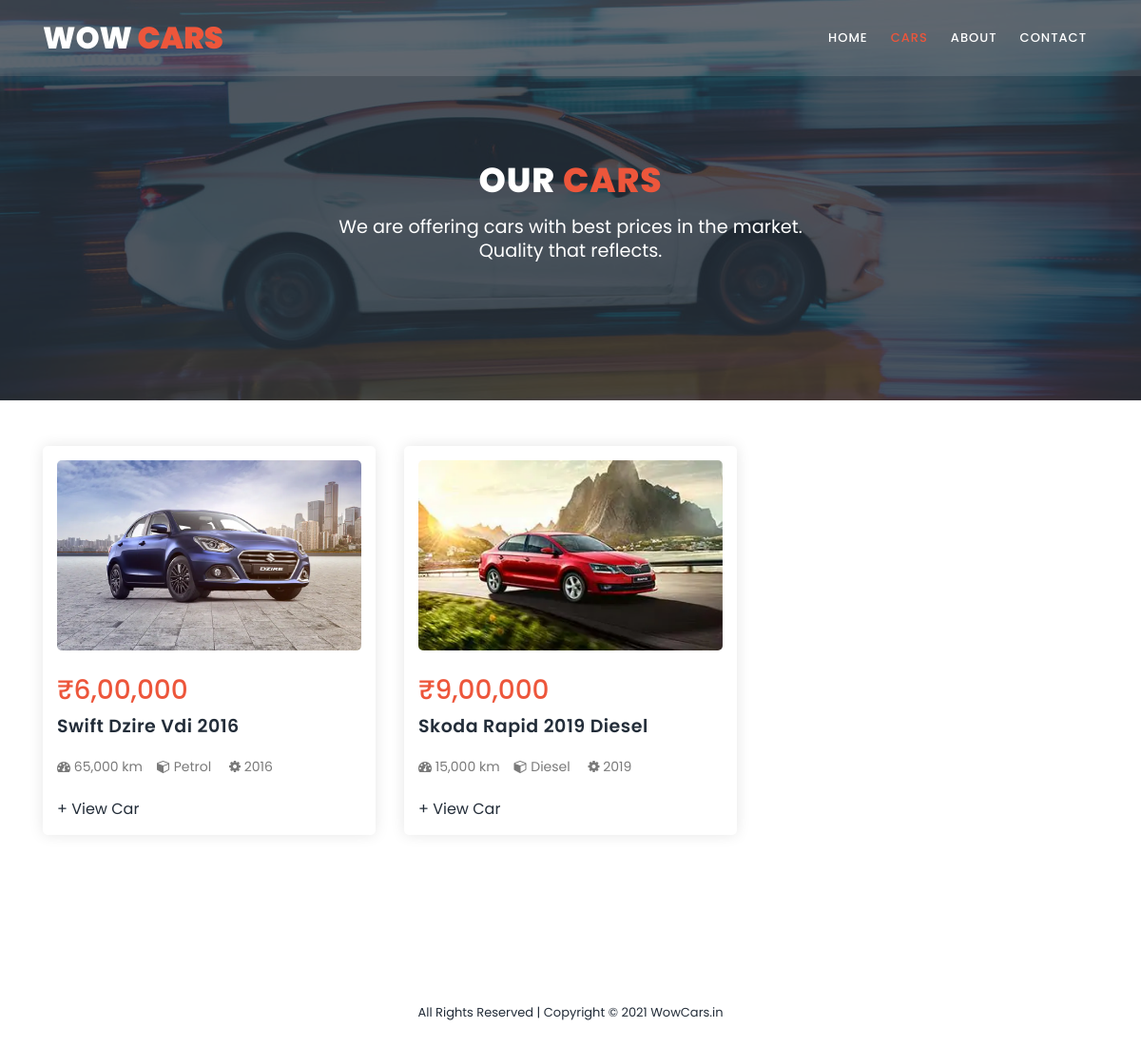
Screenshot of /cars/ with the database file from the repository.
### myapp/models.py (models this page shows, shortened)
class Product(models.Model):
    product_id=models.AutoField
    product_name=models.CharField(max_length=200)
    product_description=models.CharField(max_length=1000)
    product_price=models.CharField(default="",max_length=25)
    fuel=models.CharField(default="",max_length=25)
    year=models.CharField(max_length=20,default="")
    kilometers_driven=models.CharField(default="",max_length=20)
    image_1=models.ImageField(upload_to="myapp/images/",blank=True)
    image_2=models.ImageField(upload_to="myapp/images/",blank=True)
    image_3=models.ImageField(upload_to="myapp/images/",blank=True)
    image_4=models.ImageField(upload_to="myapp/images/",blank=True)
    image_5=models.ImageField(upload_to="myapp/images/",blank=True)
    image_6=models.ImageField(upload_to="myapp/images/",blank=True)
    image_7=models.ImageField(upload_to="myapp/images/",blank=True)
    image_8=models.ImageField(upload_to="myapp/images/",blank=True)
    image_9=models.ImageField(upload_to="myapp/images/",blank=True)
    image_10=models.ImageField(upload_to="myapp/images/",blank=True)
    date=models.DateTimeField(default=datetime.now)

### myapp/views.py (the view)
# urls.py: path("cars/",views.cars,name="cars"),
def cars(request):
    products= Product.objects.all()
    params={'products':products}
    return render(request,'cars.html' , params)

### myapp/templates/cars.html (shortened to what this page needs)
<!DOCTYPE html>
<html lang="en">
  <head>
    {% load static %}
    <link rel="stylesheet" type="text/css" href="{% static '/assets/css/bootstrap.min.css' %}?{% now "U" %}">
    <link rel="stylesheet" type="text/css" href="{% static '/assets/css/font-awesome.css' %}?{% now "U" %}">
    <link rel="stylesheet" href="{% static '/assets/css/style.css' %}?{% now "U" %}">
    </head>
    <body>
    <header class="header-area header-sticky">
        <div class="container">
            <div class="row">
                <div class="col-12">
                    <nav class="main-nav">
                        <a href="/" class="logo">Wow<em> cars</em></a>
                        <ul class="nav">
                            <li><a href="/">Home</a></li>
                            <li><a href="/cars" class="active">Cars</a></li>
                            <li><a href="/about">About</a></li>
                            <li><a href="/contact">Contact</a></li>
                        </ul>
                    </nav>
                </div>
            </div>
        </div>
    </header>
    <section class="section section-bg" id="call-to-action" style="background-image: url(/static/assets/images/banner-image-1-1920x500.jpg)">
        <div class="container">
            <div class="row">
                <div class="col-lg-10 offset-lg-1">
                    <div class="cta-content">
                        <br>
                        <br>
                        <h2>Our <em>Cars</em></h2>
                        <p>We are offering cars with best prices in the market.<br>Quality that reflects.</p>
                    </div>
                </div>
            </div>
        </div>
    </section>
    <section class="section" id="trainers">
        <div class="container">
            <br>
            <br>
            <div class="row">
                {%for product in products %}
                <div class="col-lg-4">
                    <div class="trainer-item">
                        <div class="image-thumb">
                            <img id="myimgs" src="/media/{{product.image_1}}" alt="">
                        </div>
                        <div class="down-content">
                            <span>
                               <h3> &#x20b9;{{product.product_price}}</h3>
                            </span>
                            <h4>{{product.product_name}}</h4>
                            <p>
                                <i class="fa fa-dashboard"></i> {{product.kilometers_driven}} km&nbsp;&nbsp;&nbsp;
                                <i class="fa fa-cube"></i> {{product.fuel}} &nbsp;&nbsp;&nbsp;
                                <i class="fa fa-cog"></i> {{product.year}} &nbsp;&nbsp;&nbsp;
                            </p>
                            <ul class="social-icons">
                                <li><a href="/cardetails/{{product.id}}">+ View Car</a></li>
                            </ul>
                        </div>
                    </div>
                </div>
                {% endfor %}
            </div>
            <br>
        </div>
    </section>
    <footer>
        <div class="container">
            <div class="row">
                <div class="col-lg-12">
                    <p>
                       All Rights Reserved | Copyright © 2021 WowCars.in
                    </p>
                </div>
            </div>
        </div>
    </footer>
  </body>
</html>

### rows the page displays
Product: image_1 (picture), product_price "6,00,000", product_name "Swift Dzire Vdi 2016", kilometers_driven "65,000", fuel "Petrol", year "2016"
Product: image_1 (picture), product_price "9,00,000", product_name "Skoda Rapid 2019 Diesel", kilometers_driven "15,000", fuel "Diesel", year "2019"
